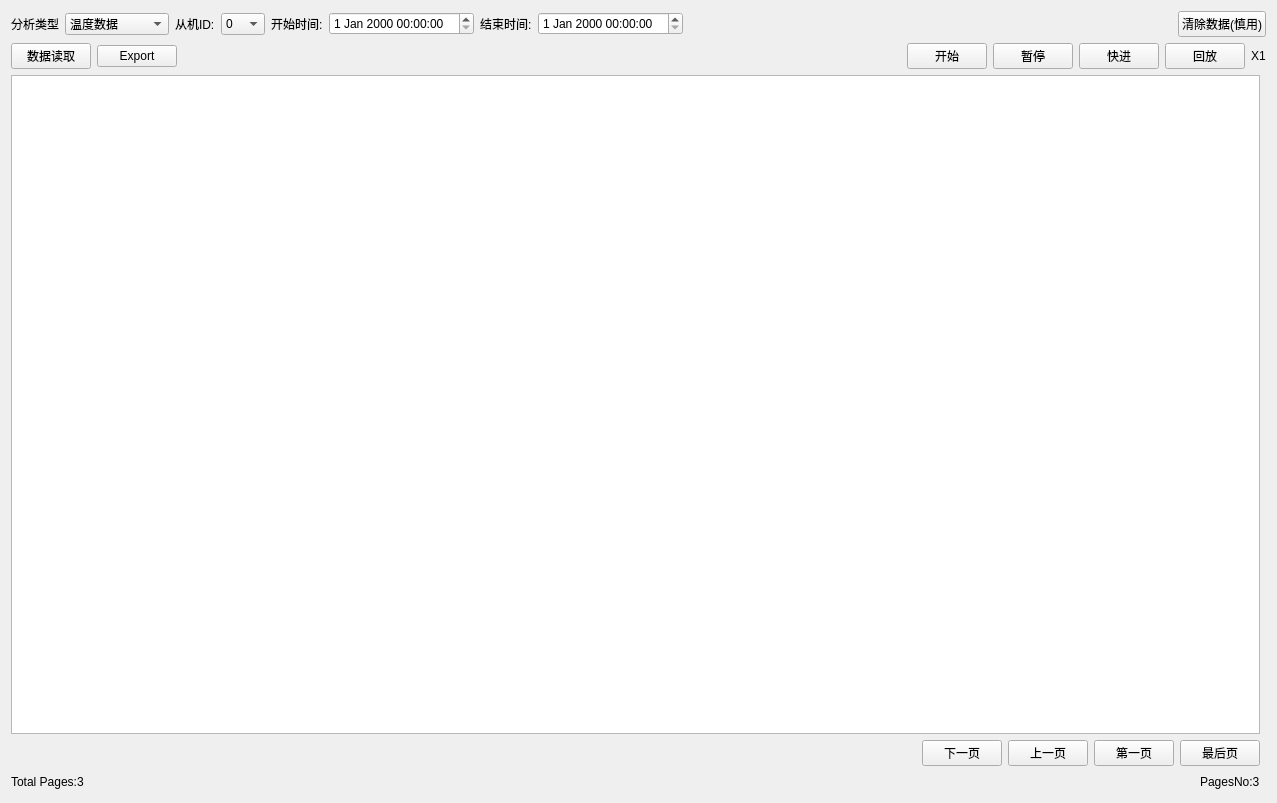
<?xml version="1.0" encoding="UTF-8"?>
<ui version="4.0">
 <class>dataAnalysisClass</class>
 <widget class="QWidget" name="dataAnalysisClass">
  <property name="geometry">
   <rect>
    <x>0</x>
    <y>0</y>
    <width>1277</width>
    <height>803</height>
   </rect>
  </property>
  <property name="windowTitle">
   <string>dataAnalysis</string>
  </property>
  <layout class="QGridLayout" name="gridLayout_2">
   <item row="1" column="0">
    <layout class="QVBoxLayout" name="verticalLayout_2">
     <item>
      <widget class="QTableWidget" name="tableWidget">
       <property name="minimumSize">
        <size>
         <width>0</width>
         <height>0</height>
        </size>
       </property>
      </widget>
     </item>
     <item>
      <layout class="QHBoxLayout" name="horizontalLayout_3">
       <item>
        <spacer name="horizontalSpacer_5">
         <property name="orientation">
          <enum>Qt::Horizontal</enum>
         </property>
         <property name="sizeHint" stdset="0">
          <size>
           <width>40</width>
           <height>20</height>
          </size>
         </property>
        </spacer>
       </item>
       <item>
        <widget class="QPushButton" name="NextPage">
         <property name="text">
          <string>下一页</string>
         </property>
        </widget>
       </item>
       <item>
        <widget class="QPushButton" name="PreviousPage">
         <property name="text">
          <string>上一页</string>
         </property>
        </widget>
       </item>
       <item>
        <widget class="QPushButton" name="FirstPage">
         <property name="text">
          <string>第一页</string>
         </property>
        </widget>
       </item>
       <item>
        <widget class="QPushButton" name="LastPage">
         <property name="text">
          <string>最后页</string>
         </property>
        </widget>
       </item>
      </layout>
     </item>
     <item>
      <layout class="QHBoxLayout" name="horizontalLayout_9">
       <item>
        <widget class="QLabel" name="TotalPage">
         <property name="text">
          <string>Total Pages:3</string>
         </property>
        </widget>
       </item>
       <item>
        <spacer name="horizontalSpacer_2">
         <property name="orientation">
          <enum>Qt::Horizontal</enum>
         </property>
         <property name="sizeHint" stdset="0">
          <size>
           <width>40</width>
           <height>20</height>
          </size>
         </property>
        </spacer>
       </item>
       <item>
        <widget class="QLabel" name="PageNo">
         <property name="text">
          <string>PagesNo:3</string>
         </property>
        </widget>
       </item>
      </layout>
     </item>
    </layout>
   </item>
   <item row="1" column="1">
    <layout class="QGridLayout" name="gridLayout"/>
   </item>
   <item row="0" column="0" colspan="2">
    <layout class="QVBoxLayout" name="verticalLayout">
     <item>
      <layout class="QHBoxLayout" name="horizontalLayout">
       <item>
        <widget class="QLabel" name="label_5">
         <property name="text">
          <string>分析类型</string>
         </property>
        </widget>
       </item>
       <item>
        <widget class="QComboBox" name="comboBox_2">
         <item>
          <property name="text">
           <string>温度数据</string>
          </property>
         </item>
         <item>
          <property name="text">
           <string>电压数据</string>
          </property>
         </item>
         <item>
          <property name="text">
           <string>BCU状态数据</string>
          </property>
         </item>
         <item>
          <property name="text">
           <string>BCU告警数据</string>
          </property>
         </item>
        </widget>
       </item>
       <item>
        <widget class="QLabel" name="label">
         <property name="text">
          <string>从机ID:</string>
         </property>
        </widget>
       </item>
       <item>
        <widget class="QComboBox" name="comboBox">
         <item>
          <property name="text">
           <string>0</string>
          </property>
         </item>
         <item>
          <property name="text">
           <string>1</string>
          </property>
         </item>
         <item>
          <property name="text">
           <string>2</string>
          </property>
         </item>
         <item>
          <property name="text">
           <string>3</string>
          </property>
         </item>
         <item>
          <property name="text">
           <string>4</string>
          </property>
         </item>
         <item>
          <property name="text">
           <string>5</string>
          </property>
         </item>
         <item>
          <property name="text">
           <string>6</string>
          </property>
         </item>
         <item>
          <property name="text">
           <string>7</string>
          </property>
         </item>
         <item>
          <property name="text">
           <string>8</string>
          </property>
         </item>
         <item>
          <property name="text">
           <string>9</string>
          </property>
         </item>
         <item>
          <property name="text">
           <string>10</string>
          </property>
         </item>
         <item>
          <property name="text">
           <string>11</string>
          </property>
         </item>
         <item>
          <property name="text">
           <string>12</string>
          </property>
         </item>
         <item>
          <property name="text">
           <string>13</string>
          </property>
         </item>
         <item>
          <property name="text">
           <string>14</string>
          </property>
         </item>
         <item>
          <property name="text">
           <string>15</string>
          </property>
         </item>
        </widget>
       </item>
       <item>
        <widget class="QLabel" name="label_2">
         <property name="text">
          <string>开始时间:</string>
         </property>
        </widget>
       </item>
       <item>
        <widget class="QDateTimeEdit" name="dateTimeEdit"/>
       </item>
       <item>
        <widget class="QLabel" name="label_3">
         <property name="text">
          <string>结束时间:</string>
         </property>
        </widget>
       </item>
       <item>
        <widget class="QDateTimeEdit" name="dateTimeEdit_2"/>
       </item>
       <item>
        <spacer name="horizontalSpacer_3">
         <property name="orientation">
          <enum>Qt::Horizontal</enum>
         </property>
         <property name="sizeHint" stdset="0">
          <size>
           <width>40</width>
           <height>20</height>
          </size>
         </property>
        </spacer>
       </item>
       <item>
        <widget class="QPushButton" name="Clear">
         <property name="text">
          <string>清除数据(慎用)</string>
         </property>
        </widget>
       </item>
      </layout>
     </item>
     <item>
      <layout class="QHBoxLayout" name="horizontalLayout_2">
       <item>
        <widget class="QPushButton" name="PbReadData">
         <property name="text">
          <string>数据读取</string>
         </property>
        </widget>
       </item>
       <item>
        <widget class="QPushButton" name="Export">
         <property name="text">
          <string>Export</string>
         </property>
        </widget>
       </item>
       <item>
        <spacer name="horizontalSpacer">
         <property name="orientation">
          <enum>Qt::Horizontal</enum>
         </property>
         <property name="sizeHint" stdset="0">
          <size>
           <width>40</width>
           <height>20</height>
          </size>
         </property>
        </spacer>
       </item>
       <item>
        <widget class="QPushButton" name="StartPb">
         <property name="text">
          <string>开始</string>
         </property>
        </widget>
       </item>
       <item>
        <widget class="QPushButton" name="StopPb">
         <property name="text">
          <string>暂停</string>
         </property>
        </widget>
       </item>
       <item>
        <widget class="QPushButton" name="FastPb">
         <property name="text">
          <string>快进</string>
         </property>
        </widget>
       </item>
       <item>
        <widget class="QPushButton" name="SlowPb">
         <property name="text">
          <string>回放</string>
         </property>
        </widget>
       </item>
       <item>
        <widget class="QLabel" name="label_6">
         <property name="text">
          <string>X1</string>
         </property>
        </widget>
       </item>
      </layout>
     </item>
    </layout>
   </item>
  </layout>
 </widget>
 <layoutdefault spacing="6" margin="11"/>
 <resources/>
 <connections/>
</ui>
